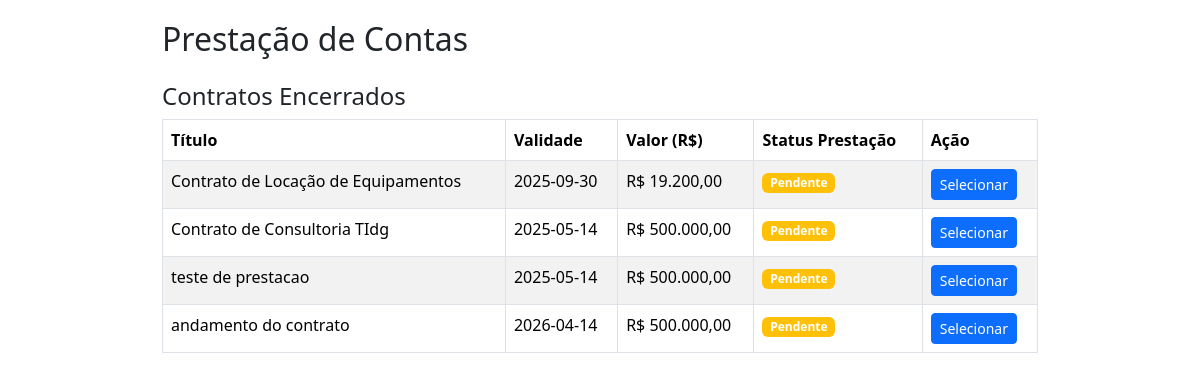
/prestacao.php, run on an earlier commit of the app's database.
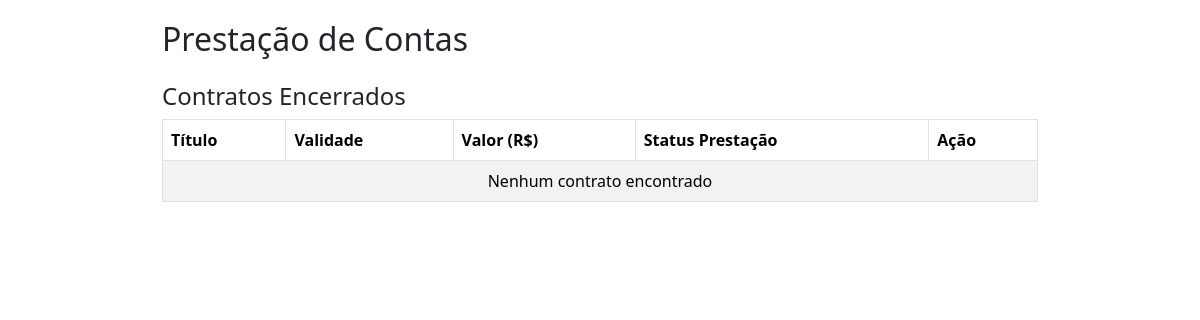
And on a later commit of the database.
### tables this page shows
CREATE TABLE `gestao_contratos` (
  `id` int(11) NOT NULL,
  `titulo` varchar(255) NOT NULL,
  `SEI` varchar(220) NOT NULL,
  `objeto` text NOT NULL,
  `gestor` varchar(255) NOT NULL,
  `gestorsb` varchar(255) NOT NULL,
  `fiscais` varchar(255) NOT NULL,
  `validade` date NOT NULL,
  `agencia_bancaria` varchar(11) NOT NULL,
  `fonte` varchar(11) NOT NULL,
  `publicacao` date DEFAULT NULL,
  `date_service` date DEFAULT NULL,
  `contatos` varchar(255) NOT NULL,
  `n_despesas` varchar(255) NOT NULL,
  `outros` enum('Sim','Não') DEFAULT 'Não',
  `servicos` varchar(255) DEFAULT NULL,
  `valor_nf` decimal(15,2) NOT NULL,
  `valor_contrato` decimal(15,2) NOT NULL,
  `valor_aditivo1` decimal(15,2) DEFAULT NULL,
  `num_parcelas` int(11) DEFAULT NULL,
  `descricao` text NOT NULL,
  `situacao` enum('Ativo','Inativo','Encerrado','Renovado') NOT NULL DEFAULT 'Ativo',
  `data_cadastro` timestamp NOT NULL DEFAULT current_timestamp(),
  `setor` enum('administrador','estoque','patrimonio','financeiro','contratos') NOT NULL DEFAULT 'contratos',
  `parcelamento` enum('Sim','Não') DEFAULT 'Não',
  `valor_aditivo2` decimal(15,2) DEFAULT NULL,
  `valor_aditivo3` decimal(15,2) DEFAULT NULL,
  `valor_aditivo4` decimal(15,2) DEFAULT NULL,
  `valor_aditivo5` decimal(15,2) DEFAULT NULL,
  `etapa_atual` enum('Criação do Contrato','Aprovação Interna','Assinatura do Contrato','Execução do Contrato','Pagamentos','Finalização do Contrato','Prestação de Contas') DEFAULT 'Criação do Contrato',
  `categoria` varchar(50) NOT NULL,
  `garantia` decimal(5,2) DEFAULT 0.00,
  `gestor_portaria` varchar(50) DEFAULT NULL,
  `fiscal_portaria` varchar(50) DEFAULT NULL
);

### prestacao.php (the view, shortened to what this page needs)
<?php
$host = 'localhost';
$dbname = 'gm_sicbd';
$username = 'root';
$password = '';
try {
    $pdo = new PDO("mysql:host=$host;dbname=$dbname;charset=utf8mb4", $username, $password);
    $pdo->setAttribute(PDO::ATTR_ERRMODE, PDO::ERRMODE_EXCEPTION);
    $pdo->setAttribute(PDO::ATTR_DEFAULT_FETCH_MODE, PDO::FETCH_ASSOC);
    $sql = "SELECT id, titulo, validade, valor_contrato, data_cadastro
            FROM gestao_contratos
            WHERE situacao = 'encerrado'";
    $stmt = $pdo->prepare($sql);
    $stmt->execute();
    $contratos = $stmt->fetchAll();
} catch (PDOException $e) {
    error_log("Erro de conexão: " . $e->getMessage());
    die("Erro ao conectar ao banco de dados. Por favor, tente novamente mais tarde.");
}
?>
<!DOCTYPE html>
<html lang="pt-BR">
<head>
    <link href="https://cdn.jsdelivr.net/npm/bootstrap@5.3.3/dist/css/bootstrap.min.css" rel="stylesheet">
</head>
<body>
    <div class="container">
        <h2 class="mb-4">Prestação de Contas</h2>
        <div class="table-container">
            <h4>Contratos Encerrados</h4>
            <table class="table table-striped table-bordered">
                <thead>
                    <tr>
                        <th scope="col">Título</th>
                        <th scope="col">Validade</th>
                        <th scope="col">Valor (R$)</th>
                        <th scope="col">Status Prestação</th>
                        <th scope="col">Ação</th>
                    </tr>
                </thead>
                <tbody>
                    <?php if (!empty($contratos)): ?>
                        <?php foreach ($contratos as $c): ?>
                            <?php
                            $sql_status = "SELECT status FROM prestacao_contas WHERE contrato_id = :contrato_id";
                            $stmt_status = $pdo->prepare($sql_status);
                            $stmt_status->bindParam(':contrato_id', $c['id'], PDO::PARAM_INT);
                            $stmt_status->execute();
                            $status_prestacao = $stmt_status->fetchColumn() ?: 'Pendente';
                            ?>
                            <tr>
                                <td><?= htmlspecialchars($c['titulo']); ?></td>
                                <td><?= htmlspecialchars($c['validade']); ?></td>
                                <td>R$ <?= number_format($c['valor_contrato'], 2, ',', '.'); ?></td>
                                <td>
                                    <?php
                                    $badge_class = match ($status_prestacao) {
                                        'Pendente' => 'bg-warning',
                                        'Em Andamento' => 'bg-primary',
                                        'Concluída' => 'bg-success',
                                        default => 'bg-secondary'
                                    };
                                    ?>
                                    <span class="badge <?= $badge_class; ?>"><?= htmlspecialchars($status_prestacao); ?></span>
                                </td>
                                <td>
                                    <button class="btn btn-sm btn-primary select-contrato"
                                            data-id="<?= htmlspecialchars($c['id']); ?>"
                                            data-titulo="<?= htmlspecialchars($c['titulo']); ?>"
                                            data-valor="<?= number_format($c['valor_contrato'], 2, '.', ''); ?>"
                                            data-inicio="<?= htmlspecialchars($c['data_cadastro']); ?>"
                                            data-validade="<?= htmlspecialchars($c['validade']); ?>"
                                            data-status="<?= htmlspecialchars($status_prestacao); ?>"
                                            aria-label="Selecionar contrato <?= htmlspecialchars($c['titulo']); ?>">
                                        Selecionar
                                    </button>
                                </td>
                            </tr>
                        <?php endforeach; ?>
                    <?php else: ?>
                        <tr><td colspan="5" class="text-center">Nenhum contrato encontrado</td></tr>
                    <?php endif; ?>
                </tbody>
            </table>
        </div>
    </div>
</body>
</html>

### prestacao.php (style rules this page uses)
.container { max-width: 900px; margin-top: 20px; }
.table-container { margin-bottom: 20px; }

What changed in the data, as far as the page shows it:
removed gestao_contratos: titulo "Contrato de Locação de Equipamentos", validade "2025-09-30", valor_contrato "19.200,00", status_prestacao "Pendente"
removed gestao_contratos: titulo "Contrato de Consultoria TIdg", validade "2025-05-14", valor_contrato "500.000,00", status_prestacao "Pendente"
removed gestao_contratos: titulo "teste de prestacao", validade "2025-05-14", valor_contrato "500.000,00", status_prestacao "Pendente"
removed gestao_contratos: titulo "andamento do contrato", validade "2026-04-14", valor_contrato "500.000,00", status_prestacao "Pendente"
Also different on the page:
text now shown: "Nenhum contrato encontrado"
